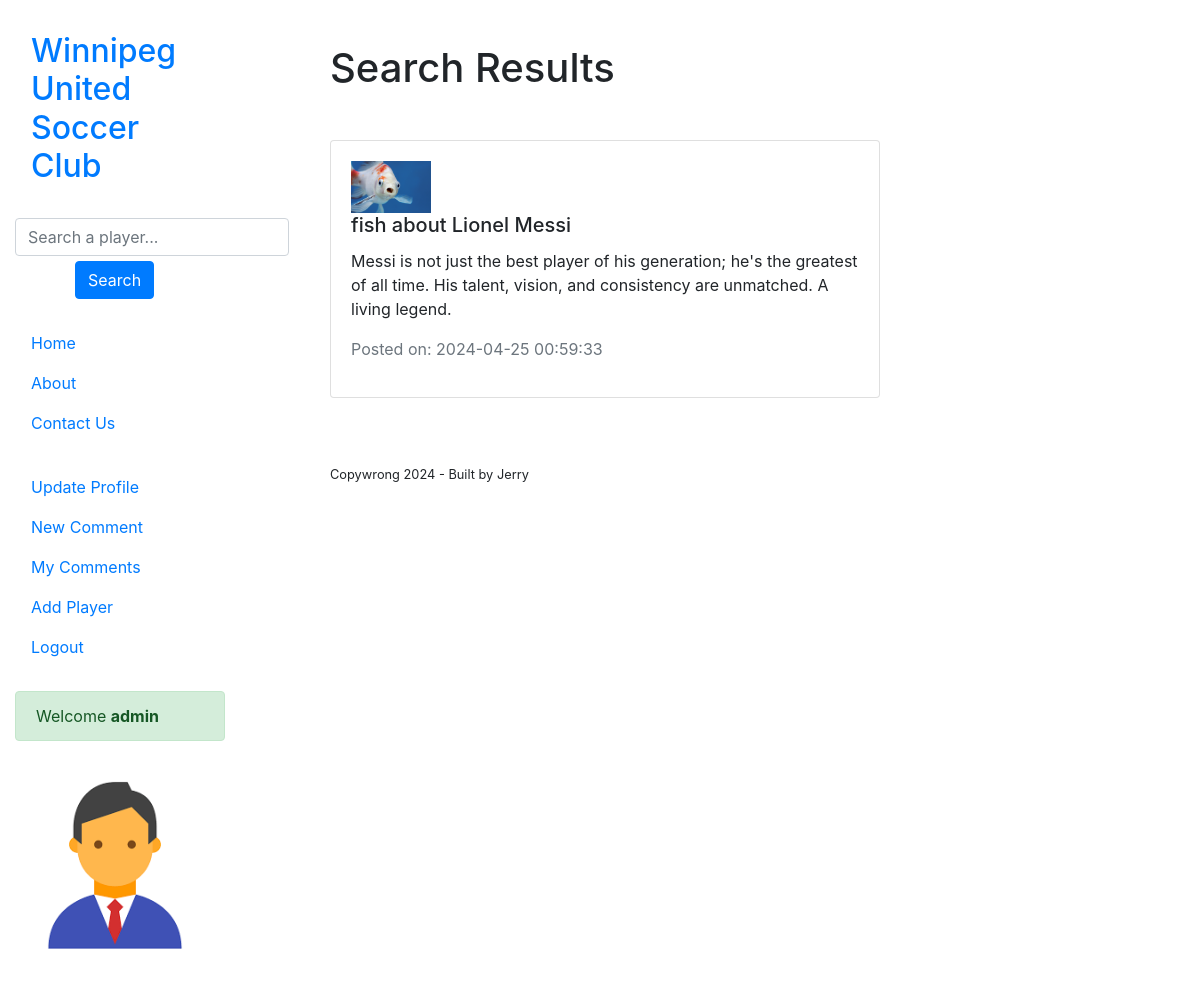
Screenshot of /search_posts.php?player=Lionel Messi (signed in) with the database file from the repository.
### tables this page shows
CREATE TABLE `users` (
  `user_id` int(11) NOT NULL,
  `username` varchar(255) NOT NULL,
  `email` varchar(255) NOT NULL,
  `password` varchar(255) NOT NULL,
  `profile_pic` varchar(255) DEFAULT NULL,
  `admin` int(11) DEFAULT NULL
);

CREATE TABLE `comments` (
  `comment_id` int(11) NOT NULL,
  `player_id` int(11) NOT NULL,
  `user_id` int(11) NOT NULL,
  `comment` text NOT NULL,
  `date_posted` timestamp NOT NULL DEFAULT current_timestamp() ON UPDATE current_timestamp()
);

CREATE TABLE `players` (
  `player_id` int(11) NOT NULL,
  `name` varchar(255) NOT NULL,
  `position` varchar(100) NOT NULL,
  `nationality` varchar(100) NOT NULL
);

### search_posts.php (the view, shortened to what this page needs)
<?php
include('server.php');
?>
<!DOCTYPE html>
<html lang="en">
<head>
    <link rel="stylesheet" href="https://stackpath.bootstrapcdn.com/bootstrap/4.5.2/css/bootstrap.min.css">
</head>
<body>
    <div class="container-fluid">
        <div class="row d-flex justify-content-between">
            <div class="col-md-3">
                <?php include('nav.php'); ?>
            </div>
            <div class="header col-md-9">
                <div class="content col-md-8" style="padding-top: 5%;">
                    <main class="recent">
                        <h1 class="mb-4">Search Results</h1>
                        <br>
                    </main>
                    <?php
                        if (isset($_GET['player'])) {
                            $search_query = filter_var($_GET['player'], FILTER_SANITIZE_FULL_SPECIAL_CHARS);
                            $search_query_lower = strtolower($search_query);
                            $sql = "SELECT comments.*, players.*, users.*
                            FROM comments
                            INNER JOIN players ON comments.player_id = players.player_id
                            INNER JOIN users ON comments.user_id = users.user_id
                            WHERE LOWER(players.name) LIKE '%$search_query_lower%'";
                            $result = mysqli_query($db, $sql);
                            if ($result && mysqli_num_rows($result) > 0) {
                                while($row = $result->fetch_assoc()) {
                                    ?>
                                        <div class="card mb-4">
                                            <div class="card-body">
                                                <?php if (!empty($row['profile_pic'])): ?>
                                                    <img src="<?php echo $row['profile_pic']; ?>" alt="Profile Picture" style="max-width: 80px;" class="mr-3">
                                                <?php endif; ?>
                                                <h5 class="card-title"><?php echo $row['username'] . " about " . $row['name']; ?></h5>
                                                <p class="card-text"><?php echo $row["comment"]; ?></p>
                                                <p class="text-muted">Posted on: <?php echo $row["date_posted"]; ?></p>
                                            </div>
                                        </div>
                                    <?php
                                }
                            } else {
                                echo "<p>No comments found.</p>";
                            }
                        }
                    ?>
                </div>
                <?php include('footer.php'); ?>
            </div>
        </div>
    </div>
</body>
</html>

### nav.php
<div class="sidebar" style="width: 210px;">
    <h2 class="mt-4 mb-4"><a class="nav-link" href="index.php">Winnipeg United Soccer Club</a></h2>
    <ul class="nav flex-column">
        <form action="search_posts.php" method="GET" class="form-inline">
            <div class="form-group mr-2">
                <input type="text" name="player" placeholder="Search a player..." class="form-control">
            </div>
            <button type="submit" class="btn btn-primary" style="margin-left: 60px; margin-top: 5px;">Search</button>
        </form>
        <br>
        <li class="nav-item"><a class="nav-link" href="index.php">Home</a></li>
        <li class="nav-item"><a class="nav-link" href="about.php">About</a></li>
        <li class="nav-item"><a class="nav-link" href="contact.php">Contact Us</a></li>
        <?php if (!isset($_SESSION['username'])) : ?>
            <li class="nav-item"><a class="nav-link" href="login.php">Login</a></li>
            <li class="nav-item"><a class="nav-link" href="register.php">Register</a></li>
        <?php else : ?>
            <br>
            <li class="nav-item"><a class="nav-link" href="update_profile.php">Update Profile</a></li>
            <li class="nav-item"><a class="nav-link" href="new_comment.php">New Comment</a></li>
            <li class="nav-item"><a class="nav-link" href="my_comments.php">My Comments</a></li>
            <li class="nav-item"><a class="nav-link" href="add_player.php">Add Player</a></li>
            <li class="nav-item"><a class="nav-link" href="logout.php">Logout</a></li>
            <br>
            <div class="alert alert-success" role="alert" style="width: 100%;">
                <p class="mb-0">Welcome <strong><?php echo $_SESSION['username']; ?></strong></p>
            </div>
            <?php
                $username = $_SESSION['username'];
                $sql = "SELECT * FROM users WHERE username = '$username'";
                $result = mysqli_query($db, $sql);
                if ($result) {
                    if (mysqli_num_rows($result) > 0) {
                        $row = mysqli_fetch_assoc($result);
                        echo '<img src="' . $row['profile_pic'] . '" alt="Profile Picture"style="max-width: 200px;"><br><br>';
                    }
                }
            ?>
        <?php endif; ?>
    </ul>
</div>

### footer.php
<footer class="footer" style="padding-top: 5%;">
    <small class="d-block text-end container">Copywrong <?= date('Y')?> -
    Built by Jerry </small>
</footer>

### rows the page displays
users: profile_pic (picture)
comments: user.profile_pic (picture), user.username "fish", player.name "Lionel Messi", comment "Messi is not just the best player of his generation; he's the greatest of all time. His talent, vision, and consistency are unmatched. A living legend.", date_posted "2024-04-25 00:59:33"

### other values shown
$_SESSION['username'] "admin"
